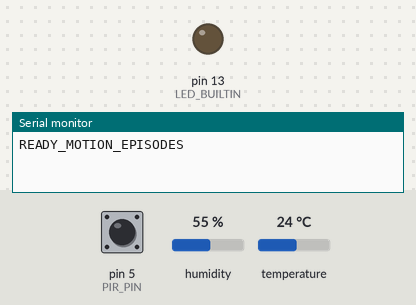
Recording of a sketch running on a simulated Arduino Uno, built with avr-gcc and run on an emulated ATmega328P. On the bench: output pins drawn as LEDs (lit = HIGH), the last lines printed to the serial monitor. Dashed ring = blinking. The test bench sets the inputs (shaded band); at power-on: pin 5 (PIR_PIN) LOW, humidity 55 %, temperature 24 °C.

Above: at 1.2 s.
1.3 s: pin 5 (PIR_PIN) driven HIGH
At 2.5 s:
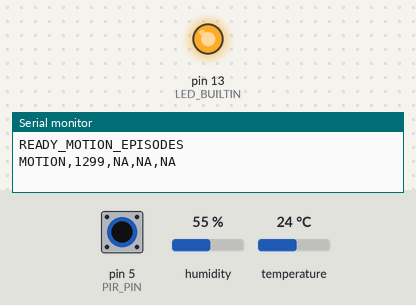
2.8 s: pin 5 (PIR_PIN) driven LOW
At 3.7 s:
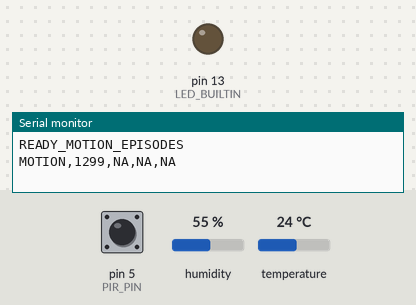
4.3 s: pin 5 (PIR_PIN) pulsed HIGH 2 times (0.12 s each, 0.3 s apart)
At 4.36 s:
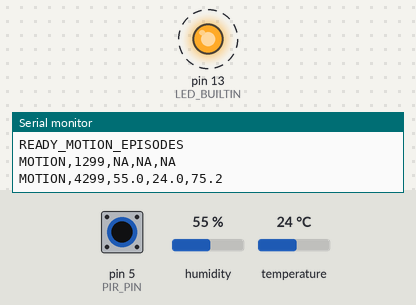
Timing chart, 0 to 7.3 s (numbered marks = the images above; inputs shaded):
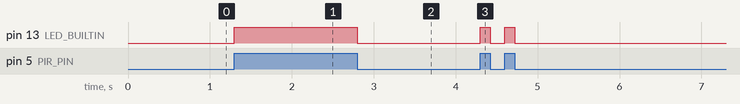

Measured:
- after the input at 1.3 s, pin 13 (LED_BUILTIN): LOW → HIGH at once
- after the input at 2.8 s, pin 13 (LED_BUILTIN): HIGH → LOW at once
- after the input at 4.3 s, pin 13 (LED_BUILTIN): alternates HIGH for 0.12 s and LOW for 0.18 s, 4 changes in all, then stays LOW, starting at once

The sketch:

Torpor_hold_V4.ino
```cpp
#include <DHT.h>

#define PIR_PIN   5
#define DHT_PIN   3
#define DHTTYPE   DHT11

DHT dht(DHT_PIN, DHTTYPE);

int lastPirState = LOW;

// DHT timing
unsigned long lastDhtReadMs = 0;
const unsigned long DHT_MIN_INTERVAL_MS = 2000;  // 2 s

// cache last good DHT readings
float lastHumidity = NAN;
float lastTempC    = NAN;
float lastTempF    = NAN;

void setup() {
  Serial.begin(115200);

  pinMode(PIR_PIN, INPUT);
  pinMode(LED_BUILTIN, OUTPUT);

  dht.begin();
  Serial.println("READY_MOTION_EPISODES");
}

void updateDhtCacheIfNeeded() {
  unsigned long now = millis();
  if (now - lastDhtReadMs >= DHT_MIN_INTERVAL_MS) {
    lastDhtReadMs = now;

    float h  = dht.readHumidity();
    float tC = dht.readTemperature();
    float tF = dht.readTemperature(true);

    if (!isnan(h) && !isnan(tC) && !isnan(tF)) {
      lastHumidity = h;
      lastTempC    = tC;
      lastTempF    = tF;
    }
  }
}

void printMotionCsv(unsigned long ms) {
  Serial.print("MOTION,");
  Serial.print(ms);
  Serial.print(",");

  if (isnan(lastHumidity) || isnan(lastTempC) || isnan(lastTempF)) {
    Serial.print("NA,NA,NA");
  } else {
    Serial.print(lastHumidity, 1);
    Serial.print(",");
    Serial.print(lastTempC, 1);
    Serial.print(",");
    Serial.print(lastTempF, 1);
  }
  Serial.println();
}

void loop() {
  int pirState = digitalRead(PIR_PIN);
  unsigned long now = millis();

  // keep DHT cache reasonably fresh
  updateDhtCacheIfNeeded();

  // Mirror PIR directly to onboard LED
  digitalWrite(LED_BUILTIN, pirState == HIGH ? HIGH : LOW);

  // Rising edge: motion trigger event
  if (pirState == HIGH && lastPirState == LOW) {
    printMotionCsv(now);
  }

  lastPirState = pirState;
}
```
